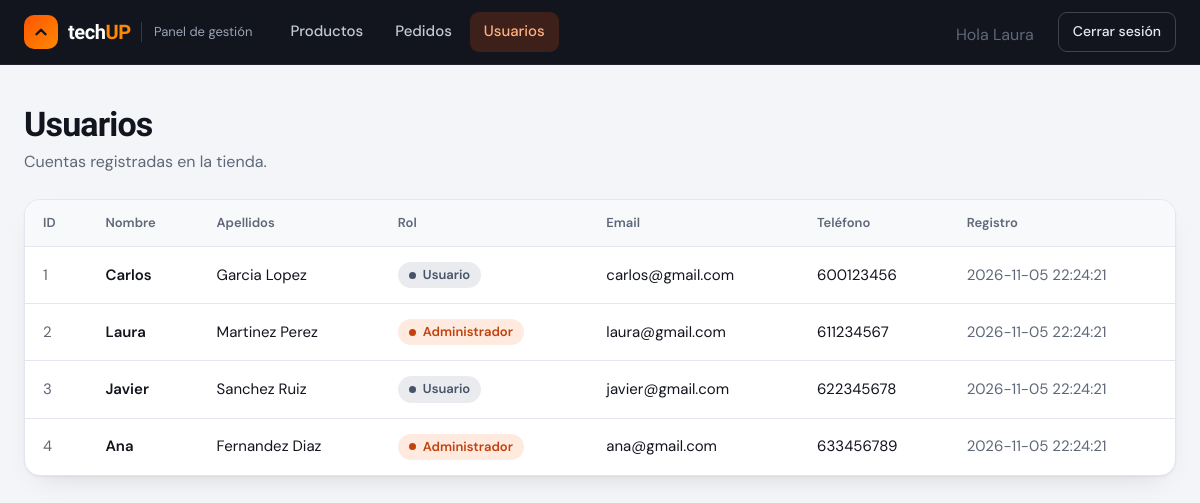
/index.php?entity=usuario&action=index (signed in), run on the app's committed database.
### tables this page shows
CREATE TABLE usuarios (
    id_usuario INT UNSIGNED AUTO_INCREMENT PRIMARY KEY,
    nombre VARCHAR(80) NOT NULL,
    rol TINYINT NOT NULL COMMENT '0: Administrador, 1: Usuario',
    contrasenia VARCHAR(80) NOT NULL,
    apellidos VARCHAR(120) NOT NULL,
    email VARCHAR(150) NOT NULL UNIQUE,
    telefono VARCHAR(20),
    fecha_registro DATETIME NOT NULL DEFAULT CURRENT_TIMESTAMP
);

### controller/CUsuario.php (called while the page is built, shortened)
<?php
require_once __DIR__ . "/../model/MUsuario.php";
class CUsuario{
    private $model;
    function __construct(){
        $this->model=new MUsuario();
    }
    function index(){
       $usuario= $this->model->getAll();
       require  __DIR__ .  "/../view/usuarios/VUsuariosIndex.php";
    }
}
?>

### index.php (called while the page is built, shortened)
<?php
CDestino::enrutar();

### db/Conectar.php (called while the page is built)
<?php
class ConexionBD{
    public static function conectar(){
        $conexion = new mysqli("127.0.0.1","root","","tienda_informatica");
        $conexion -> query("SET NAMES 'UTF8' ");
        return $conexion;
    }
}

### model/MUsuario.php (called while the page is built, shortened)
<?php
class MUsuario{
    private $db;
    function __construct(){
        $this->db=ConexionBD::conectar();
    }
    function getAll(){
        $query=$this->db->query("SELECT * from usuarios");
        return $query->fetch_all(MYSQLI_ASSOC);
    }
}
?>

### view/usuarios/VUsuariosIndex.php (the view, shortened to what this page needs)
<!DOCTYPE html>
<html lang="es">
<head>
    <link rel="stylesheet" href="view/styles.css">
</head>
<body>
    <header class="topbar">
        <div class="topbar-inner">
            <a class="brand" href="?entity=producto&amp;action=index" aria-label="techUP, inicio">
                <span class="brand-mark" aria-hidden="true"><svg width="18" height="18" viewBox="0 0 24 24" fill="none" stroke="#12151e" stroke-width="3.2" stroke-linecap="round" stroke-linejoin="round"><path d="M6 15l6-6 6 6"/></svg></span>
                <span class="brand-name">tech<b>UP</b></span>
                <span class="brand-tag">Panel de gestión</span>
            </a>
            <nav class="nav" aria-label="Secciones">
            <a href="?entity=producto&amp;action=index">Productos</a>
            <a href="?entity=pedido&amp;action=index">Pedidos</a>
            <a href="?entity=usuario&amp;action=index" class="is-active" aria-current="page">Usuarios</a>
            </nav>
             <span class="page-sub"> Hola  <?=$_SESSION["nombre"] ?></span>
            <a class="logout" href="?entity=login&amp;action=index">Cerrar sesión</a>
        </div>
    </header>
    <main class="page">
        <div class="page-head">
            <div>
                <h1>Usuarios</h1>
                <p class="page-sub">Cuentas registradas en la tienda.</p>
            </div>
        </div>
        <div class="panel table-wrap">
            <table class="table">
                <thead>
                    <tr>
                        <th scope="col">ID</th>
                        <th scope="col">Nombre</th>
                        <th scope="col">Apellidos</th>
                        <th scope="col">Rol</th>
                        <th scope="col">Email</th>
                        <th scope="col">Teléfono</th>
                        <th scope="col">Registro</th>
                    </tr>
                </thead>
                <tbody>
                    <?php
                    foreach ($usuario as $datos) {
                        echo "<tr>";
                        echo "<td class='muted'>" . $datos['id_usuario'] . "</td>";
                        echo "<td class='strong'>" . $datos['nombre'] . "</td>";
                        echo "<td>" . $datos['apellidos'] . "</td>";
                        echo "<td><span class='badge " . ($datos['rol'] == 1 ? "badge-admin'>Administrador" : "badge-user'>Usuario") . "</span></td>";
                        echo "<td>" . $datos['email'] . "</td>";
                        echo "<td>" . $datos['telefono'] . "</td>";
                        echo "<td class='muted'>" . $datos['fecha_registro'] . "</td>";
                        echo "</tr>";
                    }
                    ?>
                </tbody>
            </table>
        </div>
    </main>
</body>
</html>

### view/styles.css (style rules this page uses)
:root { --bg: #F4F5F8; --surface: #ffffff; --surface-2: #F8F9FB; --ink: #12151e; --muted: #5f6878; --line: #e3e6ee; --brand: #FF5500; --brand-2: #FF8800; --brand-text: #C2410C; --graphite: #12151e; --graphite-2: #1c202b; --danger: #b42318; --shadow: 0 1px 2px rgba(18, 21, 30, .05), 0 12px 28px -16px rgba(18, 21, 30, .18); --pendiente-fg: #8a5a00; --pendiente-bg: rgba(245, 166, 35, .18); --pagado-fg: #1d4ed8; --pagado-bg: rgba(59, 130, 246, .13); --enviado-fg: #6d28d9; --enviado-bg: rgba(139, 92, 246, .14); --entregado-fg: #13703a; --entregado-bg: rgba(34, 197, 94, .16); --cancelado-fg: #b42318; --cancelado-bg: rgba(239, 68, 68, .13); --admin-fg: #C2410C; --admin-bg: rgba(255, 85, 0, .12); --user-fg: #475467; --user-bg: rgba(100, 116, 139, .14); color-scheme: light dark; }
*, *::before, *::after { box-sizing: border-box; }
html { -webkit-text-size-adjust: 100%; }
body { margin: 0; background: var(--bg); color: var(--ink); font: 400 16px/1.55 "DM Sans", system-ui, "Segoe UI", Roboto, sans-serif; -webkit-font-smoothing: antialiased; }
h1, h2, h3, legend, .brand-name, .auth-slogan { font-family: "Sora", "DM Sans", system-ui, sans-serif; }
a { color: inherit; }
.topbar { position: sticky; top: 0; z-index: 50; background: var(--graphite); color: #fff; border-bottom: 1px solid rgba(255, 255, 255, .06); }
.topbar-inner { max-width: 1200px; margin: 0 auto; padding: 0 24px; height: 64px; display: flex; align-items: center; gap: 24px; }
.brand { display: flex; align-items: center; gap: 10px; text-decoration: none; color: #fff; flex-shrink: 0; }
.brand-mark { width: 34px; height: 34px; border-radius: 10px; display: grid; place-items: center; background: linear-gradient(135deg, var(--brand), var(--brand-2)); }
.brand-name { font-weight: 700; font-size: 20px; letter-spacing: -.02em; }
.brand-name b { color: var(--brand-2); font-weight: 700; }
.brand-tag { font-size: 13px; color: #9aa3b5; padding-left: 12px; border-left: 1px solid rgba(255, 255, 255, .16); }
.nav { display: flex; gap: 4px; flex: 1; min-width: 0; overflow-x: auto; scrollbar-width: none; }
.nav a { padding: 8px 14px; border-radius: 9px; text-decoration: none; color: #c3c9d6; font-weight: 500; font-size: 15px; white-space: nowrap; transition: background .15s, color .15s; }
.nav a.is-active { background: rgba(255, 85, 0, .18); color: #FFB27F; }
.logout { flex-shrink: 0; padding: 8px 14px; border: 1px solid rgba(255, 255, 255, .2); border-radius: 9px; text-decoration: none; color: #e6e9f0; font-size: 14px; font-weight: 500; transition: background .15s; }
.page { max-width: 1200px; margin: 0 auto; padding: 40px 24px 80px; }
.page-head { display: flex; align-items: flex-end; justify-content: space-between; flex-wrap: wrap; gap: 16px; margin-bottom: 24px; }
.page-head h1 { margin: 0; font-size: clamp(26px, 3.2vw, 34px); line-height: 1.15; letter-spacing: -.025em; }
.page-sub { margin: 6px 0 0; color: var(--muted); }
.panel { background: var(--surface); border: 1px solid var(--line); border-radius: 16px; box-shadow: var(--shadow); }
.table-wrap { overflow-x: auto; }
.table { width: 100%; border-collapse: collapse; font-size: 15px; }
.table th { padding: 13px 18px; text-align: left; white-space: nowrap; font-size: 13px; font-weight: 600; color: var(--muted); background: var(--surface-2); border-bottom: 1px solid var(--line); }
.table td { padding: 15px 18px; vertical-align: middle; border-bottom: 1px solid var(--line); }
.table tbody tr:last-child td { border-bottom: 0; }
.table .muted { color: var(--muted); }
.table .strong { font-weight: 600; }
.badge { display: inline-flex; align-items: center; gap: 7px; padding: 4px 11px; border-radius: 99px; font-size: 13px; font-weight: 600; line-height: 1.4; text-transform: capitalize; color: var(--fg, var(--ink)); background: var(--bgc, var(--surface-2)); }
.badge::before { content: ""; width: 7px; height: 7px; border-radius: 50%; background: currentColor; }
.badge-admin { --fg: var(--admin-fg); --bgc: var(--admin-bg); }
.badge-user { --fg: var(--user-fg); --bgc: var(--user-bg); }

### data on the page
usuarios: id_usuario "1", nombre "Carlos", apellidos "Garcia Lopez", rol "Usuario", email "carlos@gmail.com", telefono "600123456", fecha_registro "2026-11-05 22:24:21"
usuarios: id_usuario "2", nombre "Laura", apellidos "Martinez Perez", rol "Administrador", email "laura@gmail.com", telefono "611234567", fecha_registro "2026-11-05 22:24:21"
usuarios: id_usuario "3", nombre "Javier", apellidos "Sanchez Ruiz", rol "Usuario", email "javier@gmail.com", telefono "622345678", fecha_registro "2026-11-05 22:24:21"
usuarios: id_usuario "4", nombre "Ana", apellidos "Fernandez Diaz", rol "Administrador", email "ana@gmail.com", telefono "633456789", fecha_registro "2026-11-05 22:24:21"

### other printed values
$_SESSION["nombre"] "Laura"
